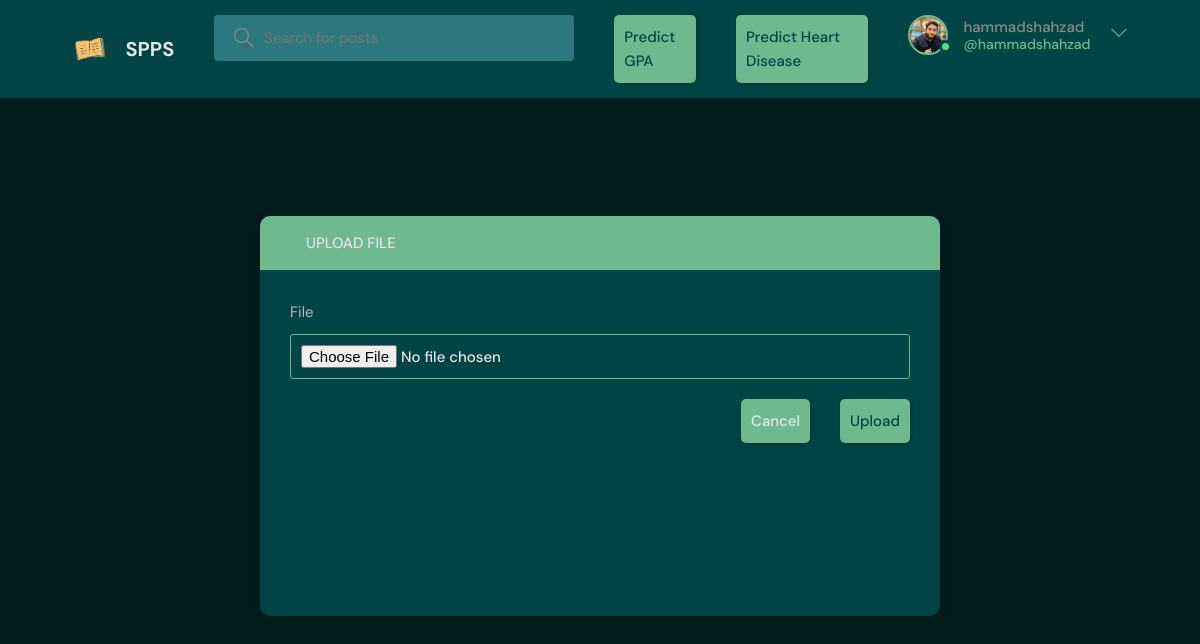
Screenshot of /upload-file/7/ (signed in) with the database file from the repository.
### base/models.py (models this page shows)
class User(AbstractUser):
    name = models.CharField(max_length=200, null=True)
    email = models.EmailField(max_length=200, unique=True)
    bio = models.TextField(max_length=255, null=True)
    avatar = models.ImageField(null = True, default='avatar.svg')
    USERNAME_FIELD = 'email'
    REQUIRED_FIELDS = []

### base/views.py (the view)
# urls.py: path('upload-file/<str:id>/', views.upload_file , name='upload-file'),
@login_required(login_url='home')
def upload_file(request, id):
    room = Room.objects.get(id=id)
    print(room)
    if request.method == 'POST':
        form  = MediaForm(request.POST, request.FILES)
        if form.is_valid():
            media = form.save(commit=False)
            media.user = request.user
            media.room  = room
            print(media)
            media.save()
            return redirect('room', id =id)
    else:
        form = MediaForm()
    context = {'form': form}
    return render(request, 'base/upload_file.html', context)

### base/forms.py
class MediaForm(ModelForm):
    class Meta:
        model = Media
        fields = ['file']

### base/models.py (called while the page is built)
    def __str__(self):
        return self.name

### base/templates/base/upload_file.html (shortened to what this page needs)
{% extends 'base.html' %}
{% block content %}
<main class="update-account layout">
  <div class="container">
    <div class="layout__box">
      <div class="layout__boxHeader">
        <div class="layout__boxTitle">
          <a href="{% url 'home' %}">
            <svg version="1.1" xmlns="http://www.w3.org/2000/svg" width="32" height="32" viewBox="0 0 32 32">
              <title>arrow-left</title>
              <path
                d="M13.723 2.286l-13.723 13.714 13.719 13.714 1.616-1.611-10.96-10.96h27.625v-2.286h-27.625l10.965-10.965-1.616-1.607z">
              </path>
            </svg>
          </a>
          <h3>Upload File</h3>
        </div>
      </div>
      <div class="layout__body">
       <form class="form" action="" method="POST" enctype="multipart/form-data">
          {% for field in form %}
          <div class="form__group">
            <label for="profile_pic">{{field.label}}</label>
            {{field}}
          </div>
          {% endfor %}
          <div class="form__action">
            <a class="btn btn--dark" href="{{request.META.HTTP_REFERER}}">Cancel</a>
            <button class="btn btn--main" type="submit">Upload</button>
          </div>
        </form>
      </div>
    </div>
  </div>
</main>
{% endblock content %}

### templates/includes/navbar.html (shortened to what this page needs)
{% load static %}
<header class="header header--loggedIn">
  <div class="container">
    <a href="{% url 'home' %}" class="header__logo">
      <img src="{% static 'images/logo_final0.1.png' %}" />
      <h1>SPPS</h1>
    </a>
    <form class="header__search" method="GET" action="{% url 'home' %}">
      <label>
        <input name="q" placeholder="Search for posts" />
      </label>
    </form>
    <a class="btn btn--main" href="{% url 'predict-gpa' %}">
      Predict GPA
    </a>
    <a class="btn btn--main" href="{% url 'predict-category' %}">
      Predict Heart Disease
    </a>
    <nav class="header__menu">
      {% if request.user.is_authenticated %}
      <div class="header__user">
        <a href="{% url 'update-user' %}">
          <div class="avatar avatar--medium active">
            <img src="{{request.user.avatar.url}}" />
          </div>
          <p>
            {{request.user.username}} <span>@{{request.user.username}}</span>
          </p>
        </a>
        <button class="dropdown-button">
          <svg
            version="1.1"
            xmlns="http://www.w3.org/2000/svg"
            width="32"
            height="32"
            viewBox="0 0 32 32"
          >
            <title>chevron-down</title>
            <path d="M16 21l-13-13h-3l16 16 16-16h-3l-13 13z"></path>
          </svg>
        </button>
      </div>
      {% else %}
      <a href="{% url 'login' %}">
        <img src="{% static 'images/avatar.svg' %}" />
        <p>Login</p>
      </a>
      {% endif %}
    </nav>
  </div>
</header>

### rows the page displays
User: user.avatar (picture), user.username "hammadshahzad"

### other values shown
{{ field.label }} "File"
